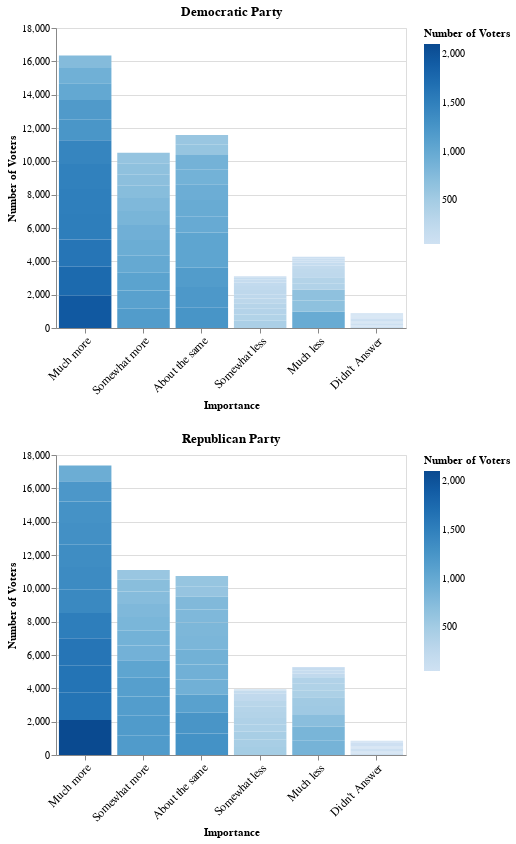

This figure's notebook cell:
### Code cell


### Figure 1 — Vega-Lite specification as saved in the notebook (floating-point values rounded to 4 significant figures)
{"config": {"view": {"continuousWidth": 400, "continuousHeight": 300}}, "vconcat": [{"data": {"name": "data-18d46918b5212102fc06be0091bb7da7"}, "mark": "bar", "encoding": {"color": {"type": "quantitative", "field": "n_voters", "scale": {"scheme": "blues"}, "title": "Number of Voters"}, "x": {"type": "nominal", "axis": {"labelAngle": -45, "labelFontSize": 12}, "field": "Importance", "sort": ["Much more", "Somewhat more", "About the same", "Somewhat less", "Much less", "Didn't Answer"]}, "y": {"type": "quantitative", "axis": {"title": "Number of Voters"}, "field": "n_voters"}}, "selection": {"selector100": {"type": "single", "fields": ["Matter"], "bind": {"input": "select", "options": ["Combating_terrorism", "combating_climate_change", "creating_jobs", "increasing_racial_equality", "political_correctness", "reducing_national_debt", "reducing_poverty", "reducing_size_government", "reducing_taxes", "reforming_health_care", "renegotiating_trade_deals", "restricting_immigration"]}}}, "title": "Democratic Party", "transform": [{"filter": {"selection": "selector100"}}], "width": 350}, {"data": {"name": "data-30a0d3788e43e1e4a118458224ce953e"}, "mark": "bar", "encoding": {"color": {"type": "quantitative", "field": "n_voters", "scale": {"scheme": "reds"}, "title": "Number of Voters"}, "x": {"type": "nominal", "axis": {"labelAngle": -45, "labelFontSize": 12}, "field": "Importance", "sort": ["Much more", "Somewhat more", "About the same", "Somewhat less", "Much less", "Didn't Answer"]}, "y": {"type": "quantitative", "axis": {"title": "Number of Voters"}, "field": "n_voters"}}, "selection": {"selector100": {"type": "single", "fields": ["Matter"], "bind": {"input": "select", "options": ["Combating_terrorism", "combating_climate_change", "creating_jobs", "increasing_racial_equality", "political_correctness", "reducing_national_debt", "reducing_poverty", "reducing_size_government", "reducing_taxes", "reforming_health_care", "renegotiating_trade_deals", "restricting_immigration"]}}}, "title": "Republican Party", "transform": [{"filter": {"selection": "selector100"}}], "width": 350}], "resolve": {"legend": {"color": "independent"}}, "$schema": "https://vega.github.io/schema/vega-lite/v4.8.1.json", "datasets": {"data-18d46918b5212102fc06be0091bb7da7": [{"PARTY_AGENDAS_rand_2016": "Democratic Party", "Matter": "Combating_terrorism", "Importance": "About the same", "n_voters": 1206}, {"PARTY_AGENDAS_rand_2016": "Democratic Party", "Matter": "Combating_terrorism", "Importance": "Didn't Answer", "n_voters": 86}, {"PARTY_AGENDAS_rand_2016": "Democratic Party", "Matter": "Combating_terrorism", "Importance": "Much less", "n_voters": 120}, {"PARTY_AGENDAS_rand_2016": "Democratic Party", "Matter": "Combating_terrorism", "Importance": "Much more", "n_voters": 1487}, {"PARTY_AGENDAS_rand_2016": "Democratic Party", "Matter": "Combating_terrorism", "Importance": "Somewhat less", "n_voters": 161}, {"PARTY_AGENDAS_rand_2016": "Democratic Party", "Matter": "Combating_terrorism", "Importance": "Somewhat more", "n_voters": 832}, {"PARTY_AGENDAS_rand_2016": "Democratic Party", "Matter": "combating_climate_change", "Importance": "About the same", "n_voters": 880}, {"PARTY_AGENDAS_rand_2016": "Democratic Party", "Matter": "combating_climate_change", "Importance": "Didn't Answer", "n_voters": 75}, {"PARTY_AGENDAS_rand_2016": "Democratic Party", "Matter": "combating_climate_change", "Importance": "Much less", "n_voters": 971}, {"PARTY_AGENDAS_rand_2016": "Democratic Party", "Matter": "combating_climate_change", "Importance": "Much more", "n_voters": 903}, {"PARTY_AGENDAS_rand_2016": "Democratic Party", "Matter": "combating_climate_change", "Importance": "Somewhat less", "n_voters": 371}, {"PARTY_AGENDAS_rand_2016": "Democratic Party", "Matter": "combating_climate_change", "Importance": "Somewhat more", "n_voters": 692}, {"PARTY_AGENDAS_rand_2016": "Democratic Party", "Matter": "creating_jobs", "Importance": "About the same", "n_voters": 587}, {"PARTY_AGENDAS_rand_2016": "Democratic Party", "Matter": "creating_jobs", "Importance": "Didn't Answer", "n_voters": 64}, {"PARTY_AGENDAS_rand_2016": "Democratic Party", "Matter": "creating_jobs", "Importance": "Much less", "n_voters": 95}, {"PARTY_AGENDAS_rand_2016": "Democratic Party", "Matter": "creating_jobs", "Importance": "Much more", "n_voters": 1932}, {"PARTY_AGENDAS_rand_2016": "Democratic Party", "Matter": "creating_jobs", "Importance": "Somewhat less", "n_voters": 54}, {"PARTY_AGENDAS_rand_2016": "Democratic Party", "Matter": "creating_jobs", "Importance": "Somewhat more", "n_voters": 1160}, {"PARTY_AGENDAS_rand_2016": "Democratic Party", "Matter": "increasing_racial_equality", "Importance": "About the same", "n_voters": 1161}, {"PARTY_AGENDAS_rand_2016": "Democratic Party", "Matter": "increasing_racial_equality", "Importance": "Didn't Answer", "n_voters": 84}, {"PARTY_AGENDAS_rand_2016": "Democratic Party", "Matter": "increasing_racial_equality", "Importance": "Much less", "n_voters": 673}, {"PARTY_AGENDAS_rand_2016": "Democratic Party", "Matter": "increasing_racial_equality", "Importance": "Much more", "n_voters": 754}, {"PARTY_AGENDAS_rand_2016": "Democratic Party", "Matter": "increasing_racial_equality", "Importance": "Somewhat less", "n_voters": 434}, {"PARTY_AGENDAS_rand_2016": "Democratic Party", "Matter": "increasing_racial_equality", "Importance": "Somewhat more", "n_voters": 786}, {"PARTY_AGENDAS_rand_2016": "Democratic Party", "Matter": "political_correctness", "Importance": "About the same", "n_voters": 978}, {"PARTY_AGENDAS_rand_2016": "Democratic Party", "Matter": "political_correctness", "Importance": "Didn't Answer", "n_voters": 69}, {"PARTY_AGENDAS_rand_2016": "Democratic Party", "Matter": "political_correctness", "Importance": "Much less", "n_voters": 665}, {"PARTY_AGENDAS_rand_2016": "Democratic Party", "Matter": "political_correctness", "Importance": "Much more", "n_voters": 1181}, {"PARTY_AGENDAS_rand_2016": "Democratic Party", "Matter": "political_correctness", "Importance": "Somewhat less", "n_voters": 333}, {"PARTY_AGENDAS_rand_2016": "Democratic Party", "Matter": "political_correctness", "Importance": "Somewhat more", "n_voters": 666}, {"PARTY_AGENDAS_rand_2016": "Democratic Party", "Matter": "reducing_national_debt", "Importance": "About the same", "n_voters": 876}, {"PARTY_AGENDAS_rand_2016": "Democratic Party", "Matter": "reducing_national_debt", "Importance": "Didn't Answer", "n_voters": 66}, {"PARTY_AGENDAS_rand_2016": "Democratic Party", "Matter": "reducing_national_debt", "Importance": "Much less", "n_voters": 131}, {"PARTY_AGENDAS_rand_2016": "Democratic Party", "Matter": "reducing_national_debt", "Importance": "Much more", "n_voters": 1750}, {"PARTY_AGENDAS_rand_2016": "Democratic Party", "Matter": "reducing_national_debt", "Importance": "Somewhat less", "n_voters": 160}, {"PARTY_AGENDAS_rand_2016": "Democratic Party", "Matter": "reducing_national_debt", "Importance": "Somewhat more", "n_voters": 909}, {"PARTY_AGENDAS_rand_2016": "Democratic Party", "Matter": "reducing_poverty", "Importance": "About the same", "n_voters": 974}, {"PARTY_AGENDAS_rand_2016": "Democratic Party", "Matter": "reducing_poverty", "Importance": "Didn't Answer", "n_voters": 74}, {"PARTY_AGENDAS_rand_2016": "Democratic Party", "Matter": "reducing_poverty", "Importance": "Much less", "n_voters": 254}, {"PARTY_AGENDAS_rand_2016": "Democratic Party", "Matter": "reducing_poverty", "Importance": "Much more", "n_voters": 1232}, {"PARTY_AGENDAS_rand_2016": "Democratic Party", "Matter": "reducing_poverty", "Importance": "Somewhat less", "n_voters": 277}, {"PARTY_AGENDAS_rand_2016": "Democratic Party", "Matter": "reducing_poverty", "Importance": "Somewhat more", "n_voters": 1081}, {"PARTY_AGENDAS_rand_2016": "Democratic Party", "Matter": "reducing_size_government", "Importance": "About the same", "n_voters": 1056}, {"PARTY_AGENDAS_rand_2016": "Democratic Party", "Matter": "reducing_size_government", "Importance": "Didn't Answer", "n_voters": 84}, {"PARTY_AGENDAS_rand_2016": "Democratic Party", "Matter": "reducing_size_government", "Importance": "Much less", "n_voters": 243}, {"PARTY_AGENDAS_rand_2016": "Democratic Party", "Matter": "reducing_size_government", "Importance": "Much more", "n_voters": 1526}, {"PARTY_AGENDAS_rand_2016": "Democratic Party", "Matter": "reducing_size_government", "Importance": "Somewhat less", "n_voters": 255}, {"PARTY_AGENDAS_rand_2016": "Democratic Party", "Matter": "reducing_size_government", "Importance": "Somewhat more", "n_voters": 728}, {"PARTY_AGENDAS_rand_2016": "Democratic Party", "Matter": "reducing_taxes", "Importance": "About the same", "n_voters": 937}, {"PARTY_AGENDAS_rand_2016": "Democratic Party", "Matter": "reducing_taxes", "Importance": "Didn't Answer", "n_voters": 65}, {"PARTY_AGENDAS_rand_2016": "Democratic Party", "Matter": "reducing_taxes", "Importance": "Much less", "n_voters": 171}, {"PARTY_AGENDAS_rand_2016": "Democratic Party", "Matter": "reducing_taxes", "Importance": "Much more", "n_voters": 1512}, {"PARTY_AGENDAS_rand_2016": "Democratic Party", "Matter": "reducing_taxes", "Importance": "Somewhat less", "n_voters": 262}, {"PARTY_AGENDAS_rand_2016": "Democratic Party", "Matter": "reducing_taxes", "Importance": "Somewhat more", "n_voters": 945}, {"PARTY_AGENDAS_rand_2016": "Democratic Party", "Matter": "reforming_health_care", "Importance": "About the same", "n_voters": 613}, {"PARTY_AGENDAS_rand_2016": "Democratic Party", "Matter": "reforming_health_care", "Importance": "Didn't Answer", "n_voters": 75}, {"PARTY_AGENDAS_rand_2016": "Democratic Party", "Matter": "reforming_health_care", "Importance": "Much less", "n_voters": 377}, {"PARTY_AGENDAS_rand_2016": "Democratic Party", "Matter": "reforming_health_care", "Importance": "Much more", "n_voters": 1626}, {"PARTY_AGENDAS_rand_2016": "Democratic Party", "Matter": "reforming_health_care", "Importance": "Somewhat less", "n_voters": 207}, {"PARTY_AGENDAS_rand_2016": "Democratic Party", "Matter": "reforming_health_care", "Importance": "Somewhat more", "n_voters": 994}, {"PARTY_AGENDAS_rand_2016": "Democratic Party", "Matter": "renegotiating_trade_deals", "Importance": "About the same", "n_voters": 1251}, {"PARTY_AGENDAS_rand_2016": "Democratic Party", "Matter": "renegotiating_trade_deals", "Importance": "Didn't Answer", "n_voters": 83}, {"PARTY_AGENDAS_rand_2016": "Democratic Party", "Matter": "renegotiating_trade_deals", "Importance": "Much less", "n_voters": 212}, {"PARTY_AGENDAS_rand_2016": "Democratic Party", "Matter": "renegotiating_trade_deals", "Importance": "Much more", "n_voters": 1011}, {"PARTY_AGENDAS_rand_2016": "Democratic Party", "Matter": "renegotiating_trade_deals", "Importance": "Somewhat less", "n_voters": 238}, {"PARTY_AGENDAS_rand_2016": "Democratic Party", "Matter": "renegotiating_trade_deals", "Importance": "Somewhat more", "n_voters": 1097}, {"PARTY_AGENDAS_rand_2016": "Democratic Party", "Matter": "restricting_immigration", "Importance": "About the same", "n_voters": 1056}, {"PARTY_AGENDAS_rand_2016": "Democratic Party", "Matter": "restricting_immigration", "Importance": "Didn't Answer", "n_voters": 65}, {"PARTY_AGENDAS_rand_2016": "Democratic Party", "Matter": "restricting_immigration", "Importance": "Much less", "n_voters": 362}, {"PARTY_AGENDAS_rand_2016": "Democratic Party", "Matter": "restricting_immigration", "Importance": "Much more", "n_voters": 1435}, {"PARTY_AGENDAS_rand_2016": "Democratic Party", "Matter": "restricting_immigration", "Importance": "Somewhat less", "n_voters": 351}, {"PARTY_AGENDAS_rand_2016": "Democratic Party", "Matter": "restricting_immigration", "Importance": "Somewhat more", "n_voters": 623}], "data-30a0d3788e43e1e4a118458224ce953e": [{"PARTY_AGENDAS_rand_2016": "Republican Party", "Matter": "Combating_terrorism", "Importance": "About the same", "n_voters": 1249}, {"PARTY_AGENDAS_rand_2016": "Republican Party", "Matter": "Combating_terrorism", "Importance": "Didn't Answer", "n_voters": 65}, {"PARTY_AGENDAS_rand_2016": "Republican Party", "Matter": "Combating_terrorism", "Importance": "Much less", "n_voters": 166}, {"PARTY_AGENDAS_rand_2016": "Republican Party", "Matter": "Combating_terrorism", "Importance": "Much more", "n_voters": 1522}, {"PARTY_AGENDAS_rand_2016": "Republican Party", "Matter": "Combating_terrorism", "Importance": "Somewhat less", "n_voters": 227}, {"PARTY_AGENDAS_rand_2016": "Republican Party", "Matter": "Combating_terrorism", "Importance": "Somewhat more", "n_voters": 879}, {"PARTY_AGENDAS_rand_2016": "Republican Party", "Matter": "combating_climate_change", "Importance": "About the same", "n_voters": 817}, {"PARTY_AGENDAS_rand_2016": "Republican Party", "Matter": "combating_climate_change", "Importance": "Didn't Answer", "n_voters": 72}, {"PARTY_AGENDAS_rand_2016": "Republican Party", "Matter": "combating_climate_change", "Importance": "Much less", "n_voters": 861}, {"PARTY_AGENDAS_rand_2016": "Republican Party", "Matter": "combating_climate_change", "Importance": "Much more", "n_voters": 1305}, {"PARTY_AGENDAS_rand_2016": "Republican Party", "Matter": "combating_climate_change", "Importance": "Somewhat less", "n_voters": 467}, {"PARTY_AGENDAS_rand_2016": "Republican Party", "Matter": "combating_climate_change", "Importance": "Somewhat more", "n_voters": 586}, {"PARTY_AGENDAS_rand_2016": "Republican Party", "Matter": "creating_jobs", "Importance": "About the same", "n_voters": 615}, {"PARTY_AGENDAS_rand_2016": "Republican Party", "Matter": "creating_jobs", "Importance": "Didn't Answer", "n_voters": 70}, {"PARTY_AGENDAS_rand_2016": "Republican Party", "Matter": "creating_jobs", "Importance": "Much less", "n_voters": 68}, {"PARTY_AGENDAS_rand_2016": "Republican Party", "Matter": "creating_jobs", "Importance": "Much more", "n_voters": 2102}, {"PARTY_AGENDAS_rand_2016": "Republican Party", "Matter": "creating_jobs", "Importance": "Somewhat less", "n_voters": 73}, {"PARTY_AGENDAS_rand_2016": "Republican Party", "Matter": "creating_jobs", "Importance": "Somewhat more", "n_voters": 1180}, {"PARTY_AGENDAS_rand_2016": "Republican Party", "Matter": "increasing_racial_equality", "Importance": "About the same", "n_voters": 1288}, {"PARTY_AGENDAS_rand_2016": "Republican Party", "Matter": "increasing_racial_equality", "Importance": "Didn't Answer", "n_voters": 74}, {"PARTY_AGENDAS_rand_2016": "Republican Party", "Matter": "increasing_racial_equality", "Importance": "Much less", "n_voters": 429}, {"PARTY_AGENDAS_rand_2016": "Republican Party", "Matter": "increasing_racial_equality", "Importance": "Much more", "n_voters": 1217}, {"PARTY_AGENDAS_rand_2016": "Republican Party", "Matter": "increasing_racial_equality", "Importance": "Somewhat less", "n_voters": 308}, {"PARTY_AGENDAS_rand_2016": "Republican Party", "Matter": "increasing_racial_equality", "Importance": "Somewhat more", "n_voters": 792}, {"PARTY_AGENDAS_rand_2016": "Republican Party", "Matter": "political_correctness", "Importance": "About the same", "n_voters": 788}, {"PARTY_AGENDAS_rand_2016": "Republican Party", "Matter": "political_correctness", "Importance": "Didn't Answer", "n_voters": 67}, {"PARTY_AGENDAS_rand_2016": "Republican Party", "Matter": "political_correctness", "Importance": "Much less", "n_voters": 835}, {"PARTY_AGENDAS_rand_2016": "Republican Party", "Matter": "political_correctness", "Importance": "Much more", "n_voters": 1282}, {"PARTY_AGENDAS_rand_2016": "Republican Party", "Matter": "political_correctness", "Importance": "Somewhat less", "n_voters": 400}, {"PARTY_AGENDAS_rand_2016": "Republican Party", "Matter": "political_correctness", "Importance": "Somewhat more", "n_voters": 736}, {"PARTY_AGENDAS_rand_2016": "Republican Party", "Matter": "reducing_national_debt", "Importance": "About the same", "n_voters": 806}, {"PARTY_AGENDAS_rand_2016": "Republican Party", "Matter": "reducing_national_debt", "Importance": "Didn't Answer", "n_voters": 75}, {"PARTY_AGENDAS_rand_2016": "Republican Party", "Matter": "reducing_national_debt", "Importance": "Much less", "n_voters": 227}, {"PARTY_AGENDAS_rand_2016": "Republican Party", "Matter": "reducing_national_debt", "Importance": "Much more", "n_voters": 1639}, {"PARTY_AGENDAS_rand_2016": "Republican Party", "Matter": "reducing_national_debt", "Importance": "Somewhat less", "n_voters": 240}, {"PARTY_AGENDAS_rand_2016": "Republican Party", "Matter": "reducing_national_debt", "Importance": "Somewhat more", "n_voters": 1121}, {"PARTY_AGENDAS_rand_2016": "Republican Party", "Matter": "reducing_poverty", "Importance": "About the same", "n_voters": 897}, {"PARTY_AGENDAS_rand_2016": "Republican Party", "Matter": "reducing_poverty", "Importance": "Didn't Answer", "n_voters": 76}, {"PARTY_AGENDAS_rand_2016": "Republican Party", "Matter": "reducing_poverty", "Importance": "Much less", "n_voters": 160}, {"PARTY_AGENDAS_rand_2016": "Republican Party", "Matter": "reducing_poverty", "Importance": "Much more", "n_voters": 1622}, {"PARTY_AGENDAS_rand_2016": "Republican Party", "Matter": "reducing_poverty", "Importance": "Somewhat less", "n_voters": 175}, {"PARTY_AGENDAS_rand_2016": "Republican Party", "Matter": "reducing_poverty", "Importance": "Somewhat more", "n_voters": 1178}, {"PARTY_AGENDAS_rand_2016": "Republican Party", "Matter": "reducing_size_government", "Importance": "About the same", "n_voters": 896}, {"PARTY_AGENDAS_rand_2016": "Republican Party", "Matter": "reducing_size_government", "Importance": "Didn't Answer", "n_voters": 72}, {"PARTY_AGENDAS_rand_2016": "Republican Party", "Matter": "reducing_size_government", "Importance": "Much less", "n_voters": 520}, {"PARTY_AGENDAS_rand_2016": "Republican Party", "Matter": "reducing_size_government", "Importance": "Much more", "n_voters": 1391}, {"PARTY_AGENDAS_rand_2016": "Republican Party", "Matter": "reducing_size_government", "Importance": "Somewhat less", "n_voters": 405}, {"PARTY_AGENDAS_rand_2016": "Republican Party", "Matter": "reducing_size_government", "Importance": "Somewhat more", "n_voters": 824}, {"PARTY_AGENDAS_rand_2016": "Republican Party", "Matter": "reducing_taxes", "Importance": "About the same", "n_voters": 891}, {"PARTY_AGENDAS_rand_2016": "Republican Party", "Matter": "reducing_taxes", "Importance": "Didn't Answer", "n_voters": 63}, {"PARTY_AGENDAS_rand_2016": "Republican Party", "Matter": "reducing_taxes", "Importance": "Much less", "n_voters": 391}, {"PARTY_AGENDAS_rand_2016": "Republican Party", "Matter": "reducing_taxes", "Importance": "Much more", "n_voters": 1363}, {"PARTY_AGENDAS_rand_2016": "Republican Party", "Matter": "reducing_taxes", "Importance": "Somewhat less", "n_voters": 343}, {"PARTY_AGENDAS_rand_2016": "Republican Party", "Matter": "reducing_taxes", "Importance": "Somewhat more", "n_voters": 1057}, {"PARTY_AGENDAS_rand_2016": "Republican Party", "Matter": "reforming_health_care", "Importance": "About the same", "n_voters": 611}, {"PARTY_AGENDAS_rand_2016": "Republican Party", "Matter": "reforming_health_care", "Importance": "Didn't Answer", "n_voters": 75}, {"PARTY_AGENDAS_rand_2016": "Republican Party", "Matter": "reforming_health_care", "Importance": "Much less", "n_voters": 535}, {"PARTY_AGENDAS_rand_2016": "Republican Party", "Matter": "reforming_health_care", "Importance": "Much more", "n_voters": 1639}, {"PARTY_AGENDAS_rand_2016": "Republican Party", "Matter": "reforming_health_care", "Importance": "Somewhat less", "n_voters": 365}, {"PARTY_AGENDAS_rand_2016": "Republican Party", "Matter": "reforming_health_care", "Importance": "Somewhat more", "n_voters": 883}, {"PARTY_AGENDAS_rand_2016": "Republican Party", "Matter": "renegotiating_trade_deals", "Importance": "About the same", "n_voters": 1099}, {"PARTY_AGENDAS_rand_2016": "Republican Party", "Matter": "renegotiating_trade_deals", "Importance": "Didn't Answer", "n_voters": 71}, {"PARTY_AGENDAS_rand_2016": "Republican Party", "Matter": "renegotiating_trade_deals", "Importance": "Much less", "n_voters": 383}, {"PARTY_AGENDAS_rand_2016": "Republican Party", "Matter": "renegotiating_trade_deals", "Importance": "Much more", "n_voters": 940}, {"PARTY_AGENDAS_rand_2016": "Republican Party", "Matter": "renegotiating_trade_deals", "Importance": "Somewhat less", "n_voters": 462}, {"PARTY_AGENDAS_rand_2016": "Republican Party", "Matter": "renegotiating_trade_deals", "Importance": "Somewhat more", "n_voters": 1153}, {"PARTY_AGENDAS_rand_2016": "Republican Party", "Matter": "restricting_immigration", "Importance": "About the same", "n_voters": 778}, {"PARTY_AGENDAS_rand_2016": "Republican Party", "Matter": "restricting_immigration", "Importance": "Didn't Answer", "n_voters": 78}, {"PARTY_AGENDAS_rand_2016": "Republican Party", "Matter": "restricting_immigration", "Importance": "Much less", "n_voters": 709}, {"PARTY_AGENDAS_rand_2016": "Republican Party", "Matter": "restricting_immigration", "Importance": "Much more", "n_voters": 1342}, {"PARTY_AGENDAS_rand_2016": "Republican Party", "Matter": "restricting_immigration", "Importance": "Somewhat less", "n_voters": 485}, {"PARTY_AGENDAS_rand_2016": "Republican Party", "Matter": "restricting_immigration", "Importance": "Somewhat more", "n_voters": 716}]}}
